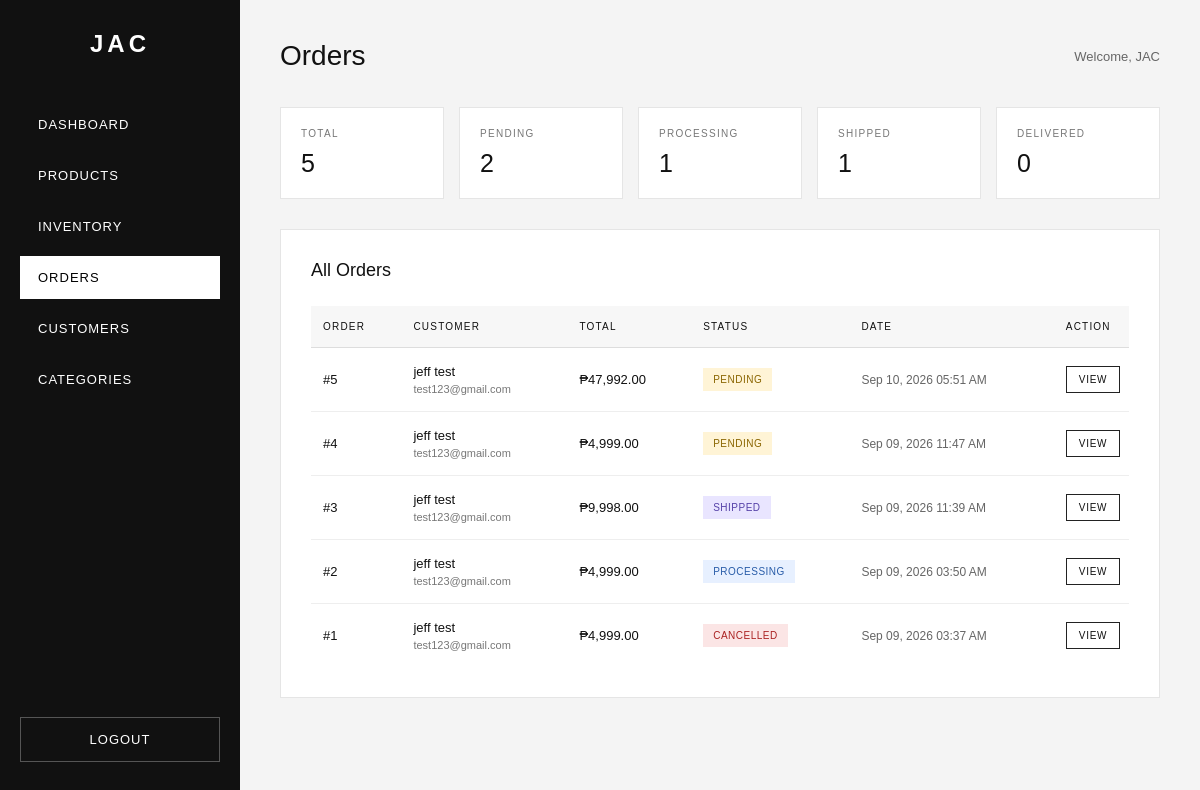
The app's page /admin/orders.php (signed in) with its own data.
### tables this page shows
CREATE TABLE `orders` (
  `id` int(11) NOT NULL,
  `user_id` int(11) NOT NULL,
  `total_amount` decimal(10,2) NOT NULL,
  `status` varchar(50) NOT NULL DEFAULT 'Pending',
  `shipping_name` varchar(200) NOT NULL,
  `shipping_email` varchar(255) NOT NULL,
  `shipping_phone` varchar(30) DEFAULT NULL,
  `shipping_address` varchar(255) NOT NULL,
  `shipping_city` varchar(100) NOT NULL,
  `shipping_province` varchar(100) DEFAULT NULL,
  `shipping_postal_code` varchar(20) DEFAULT NULL,
  `created_at` timestamp NOT NULL DEFAULT current_timestamp()
);

### admin/orders.php (the view, shortened to what this page needs)
<?php
require_once "../php/db.php";
$orders = [];
$stmt = $conn->prepare("
    SELECT
        orders.id,
        orders.user_id,
        orders.total_amount,
        orders.status,
        orders.shipping_name,
        orders.shipping_email,
        orders.created_at
    FROM orders
    ORDER BY orders.created_at DESC
");
if ($stmt) {
    $stmt->execute();
    $result = $stmt->get_result();
    $orders = $result->fetch_all(MYSQLI_ASSOC);
}
$total_orders = count($orders);
$pending_orders = 0;
$processing_orders = 0;
$shipped_orders = 0;
$delivered_orders = 0;
$cancelled_orders = 0;
foreach ($orders as $order) {
    switch ($order["status"]) {
        case "Pending":
            $pending_orders++;
            break;
        case "Processing":
            $processing_orders++;
            break;
        case "Shipped":
            $shipped_orders++;
            break;
        case "Cancelled":
            $cancelled_orders++;
            break;
    }
}
?>
<!DOCTYPE html>
<html lang="en">
<head>
</head>
<body>
    <aside class="sidebar">
        <h1>JAC</h1>
        <a href="dashboard.php">
            DASHBOARD
        </a>
        <a href="products.php">
            PRODUCTS
        </a>
        <a href="inventory.php">
            INVENTORY
        </a>
        <a
            href="orders.php"
            class="active"
        >
            ORDERS
        </a>
        <a href="#">
            CUSTOMERS
        </a>
        <a href="#">
            CATEGORIES
        </a>
        <a
            href="logout.php"
            class="logout"
        >
            LOGOUT
        </a>
    </aside>
    <main class="main">
        <div class="topbar">
            <h2>
                Orders
            </h2>
            <div class="admin-name">
                Welcome,
                <?= htmlspecialchars(
                    $_SESSION["admin_first_name"]
                    ?? "Admin"
                ); ?>
            </div>
        </div>
        <section class="summary">
            <div class="summary-card">
                <h3>
                    TOTAL
                </h3>
                <div class="summary-number">
                    <?= $total_orders; ?>
                </div>
            </div>
            <div class="summary-card">
                <h3>
                    PENDING
                </h3>
                <div class="summary-number">
                    <?= $pending_orders; ?>
                </div>
            </div>
            <div class="summary-card">
                <h3>
                    PROCESSING
                </h3>
                <div class="summary-number">
                    <?= $processing_orders; ?>
                </div>
            </div>
            <div class="summary-card">
                <h3>
                    SHIPPED
                </h3>
                <div class="summary-number">
                    <?= $shipped_orders; ?>
                </div>
            </div>
            <div class="summary-card">
                <h3>
                    DELIVERED
                </h3>
                <div class="summary-number">
                    <?= $delivered_orders; ?>
                </div>
            </div>
        </section>
        <section class="orders-box">
            <div class="orders-header">
                <h3>
                    All Orders
                </h3>
            </div>
            <?php if (empty($orders)): ?>
                <div class="empty">
                    No orders have been placed yet.
                </div>
            <?php else: ?>
                <div class="table-wrapper">
                    <table>
                        <thead>
                            <tr>
                                <th>
                                    ORDER
                                </th>
                                <th>
                                    CUSTOMER
                                </th>
                                <th>
                                    TOTAL
                                </th>
                                <th>
                                    STATUS
                                </th>
                                <th>
                                    DATE
                                </th>
                                <th>
                                    ACTION
                                </th>
                            </tr>
                        </thead>
                        <tbody>
                            <?php foreach (
                                $orders
                                as $order
                            ): ?>
                                <?php
                                $status =
                                    $order["status"];
                                $status_class =
                                    "status-" .
                                    strtolower(
                                        $status
                                    );
                                ?>
                                <tr>
                                    <td>
                                        <span
                                            class="order-id"
                                        >
                                            #<?= (int) $order["id"]; ?>
                                        </span>
                                    </td>
                                    <td>
                                        <div
                                            class="customer-name"
                                        >
                                            <?= htmlspecialchars(
                                                $order["shipping_name"]
                                            ); ?>
                                        </div>
                                        <div
                                            class="customer-email"
                                        >
                                            <?= htmlspecialchars(
                                                $order["shipping_email"]
                                            ); ?>
                                        </div>
                                    </td>
                                    <td>
                                        <span
                                            class="order-total"
                                        >
                                            ₱<?= number_format(
                                                (float) $order["total_amount"],
                                                2
                                            ); ?>
                                        </span>
                                    </td>
                                    <td>
                                        <span
                                            class="status <?= htmlspecialchars(
                                                $status_class
                                            ); ?>"
                                        >
                                            <?= htmlspecialchars(
                                                strtoupper(
                                                    $status
                                                )
                                            ); ?>
                                        </span>
                                    </td>
                                    <td>
                                        <span
                                            class="order-date"
                                        >
                                            <?= date(
                                                "M d, Y h:i A",
                                                strtotime(
                                                    $order["created_at"]
                                                )
                                            ); ?>
                                        </span>
                                    </td>
                                    <td>
                                        <a
                                            href="order_details.php?id=<?= (int) $order["id"]; ?>"
                                            class="view-button"
                                        >
                                            VIEW
                                        </a>
                                    </td>
                                </tr>
                            <?php endforeach; ?>
                        </tbody>
                    </table>
                </div>
            <?php endif; ?>
        </section>
    </main>
</body>
</html>

### admin/orders.php (style rules this page uses)
* { margin: 0; padding: 0; box-sizing: border-box; }
body { font-family: Arial, Helvetica, sans-serif; background: #f4f4f4; color: #111; }
.sidebar { position: fixed; left: 0; top: 0; width: 240px; height: 100vh; background: #111; color: white; padding: 30px 20px; }
.sidebar h1 { text-align: center; font-size: 24px; letter-spacing: 4px; margin-bottom: 45px; }
.sidebar a { display: block; padding: 14px 18px; margin-bottom: 8px; color: white; text-decoration: none; font-size: 13px; letter-spacing: 1px; transition: 0.2s ease; }
.sidebar a.active { background: white; color: black; }
.logout { position: absolute; bottom: 30px; left: 20px; right: 20px; text-align: center; border: 1px solid #555; }
.main { margin-left: 240px; min-height: 100vh; padding: 40px; }
.topbar { display: flex; justify-content: space-between; align-items: center; margin-bottom: 35px; }
.topbar h2 { font-size: 28px; font-weight: 500; }
.admin-name { font-size: 13px; color: #666; }
.summary { display: grid; grid-template-columns: repeat(5, 1fr); gap: 15px; margin-bottom: 30px; }
.summary-card { background: white; border: 1px solid #e5e5e5; padding: 20px; }
.summary-card h3 { font-size: 10px; font-weight: normal; letter-spacing: 1.3px; color: #777; margin-bottom: 10px; }
.summary-number { font-size: 25px; font-weight: 500; }
.orders-box { background: white; border: 1px solid #e5e5e5; padding: 30px; }
.orders-header { display: flex; justify-content: space-between; align-items: center; margin-bottom: 25px; }
.orders-header h3 { font-size: 18px; font-weight: 500; }
.table-wrapper { width: 100%; overflow-x: auto; }
table { width: 100%; border-collapse: collapse; min-width: 850px; }
th { padding: 15px 12px; text-align: left; background: #f7f7f7; border-bottom: 1px solid #ddd; font-size: 10px; font-weight: 500; letter-spacing: 1.2px; }
td { padding: 16px 12px; border-bottom: 1px solid #eee; font-size: 13px; vertical-align: middle; }
tr:last-child td { border-bottom: none; }
.order-id { font-weight: 500; }
.customer-name { font-weight: 500; margin-bottom: 4px; }
.customer-email { color: #777; font-size: 11px; }
.order-total { font-weight: 500; }
.status { display: inline-block; padding: 6px 10px; font-size: 10px; letter-spacing: 0.5px; }
.status-pending { background: #fff4d6; color: #8a6500; }
.status-processing { background: #e7f0ff; color: #285ca8; }
.status-shipped { background: #e9e5ff; color: #5541a8; }
.status-cancelled { background: #fbe5e5; color: #a22; }
.order-date { color: #666; font-size: 12px; }
.view-button { display: inline-block; padding: 7px 12px; border: 1px solid #222; color: #111; text-decoration: none; font-size: 10px; letter-spacing: 0.7px; transition: 0.2s ease; }

### records on screen
orders: id "5", shipping_name "jeff test", shipping_email "test123@gmail.com", total_amount "47,992.00", status "PENDING", created_at "Sep 10, 2026 05:51 AM"
orders: id "4", shipping_name "jeff test", shipping_email "test123@gmail.com", total_amount "4,999.00", status "PENDING", created_at "Sep 09, 2026 11:47 AM"
orders: id "3", shipping_name "jeff test", shipping_email "test123@gmail.com", total_amount "9,998.00", status "SHIPPED", created_at "Sep 09, 2026 11:39 AM"
orders: id "2", shipping_name "jeff test", shipping_email "test123@gmail.com", total_amount "4,999.00", status "PROCESSING", created_at "Sep 09, 2026 03:50 AM"
orders: id "1", shipping_name "jeff test", shipping_email "test123@gmail.com", total_amount "4,999.00", status "CANCELLED", created_at "Sep 09, 2026 03:37 AM"

### other values on screen
$_SESSION["admin_first_name"] "JAC"
$total_orders "5"
$pending_orders "2"
$processing_orders "1"
$shipped_orders "1"
$delivered_orders "0"
